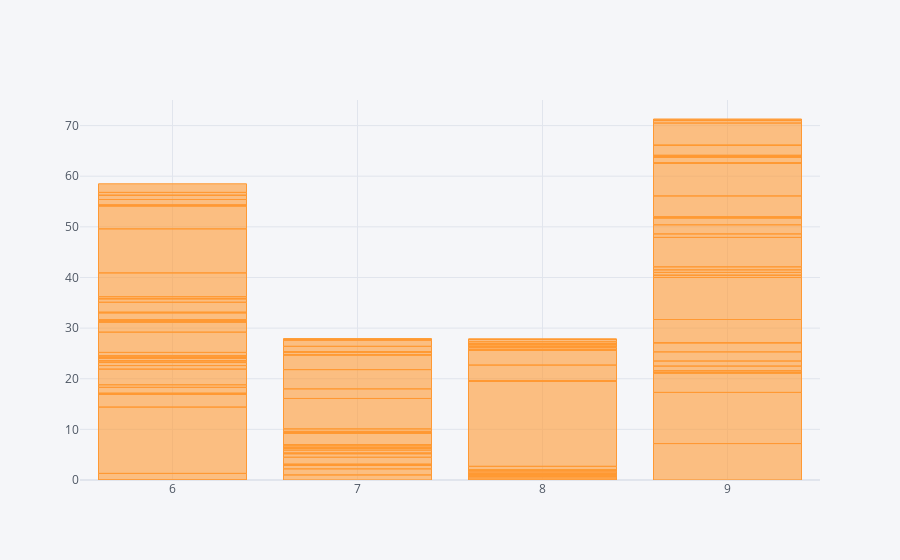

Notebook code for this chart:
### Code cell
df.iplot(x = 'month', y = 'Rain', kind = 'bar')

### Figure 1 — Plotly figure (JSON) as saved in the notebook; plotly's stock layout.template omitted (floating-point values rounded to 4 significant figures; data arrays with more than 128 entries replaced by an {"elided": "..."} marker saying what was removed)
{"data": [{"marker": {"color": "rgba(255, 153, 51, 0.6)", "line": {"color": "rgba(255, 153, 51, 1.0)", "width": 1}}, "name": "Rain", "orientation": "v", "text": "", "type": "bar", "x": {"elided": "243 int values"}, "y": {"elided": "243 float values"}}], "layout": {"legend": {"bgcolor": "#F5F6F9", "font": {"color": "#4D5663"}}, "paper_bgcolor": "#F5F6F9", "plot_bgcolor": "#F5F6F9", "title": {"font": {"color": "#4D5663"}}, "xaxis": {"gridcolor": "#E1E5ED", "showgrid": true, "tickfont": {"color": "#4D5663"}, "title": {"font": {"color": "#4D5663"}, "text": ""}, "zerolinecolor": "#E1E5ED"}, "yaxis": {"gridcolor": "#E1E5ED", "showgrid": true, "tickfont": {"color": "#4D5663"}, "title": {"font": {"color": "#4D5663"}, "text": ""}, "zerolinecolor": "#E1E5ED"}}}
